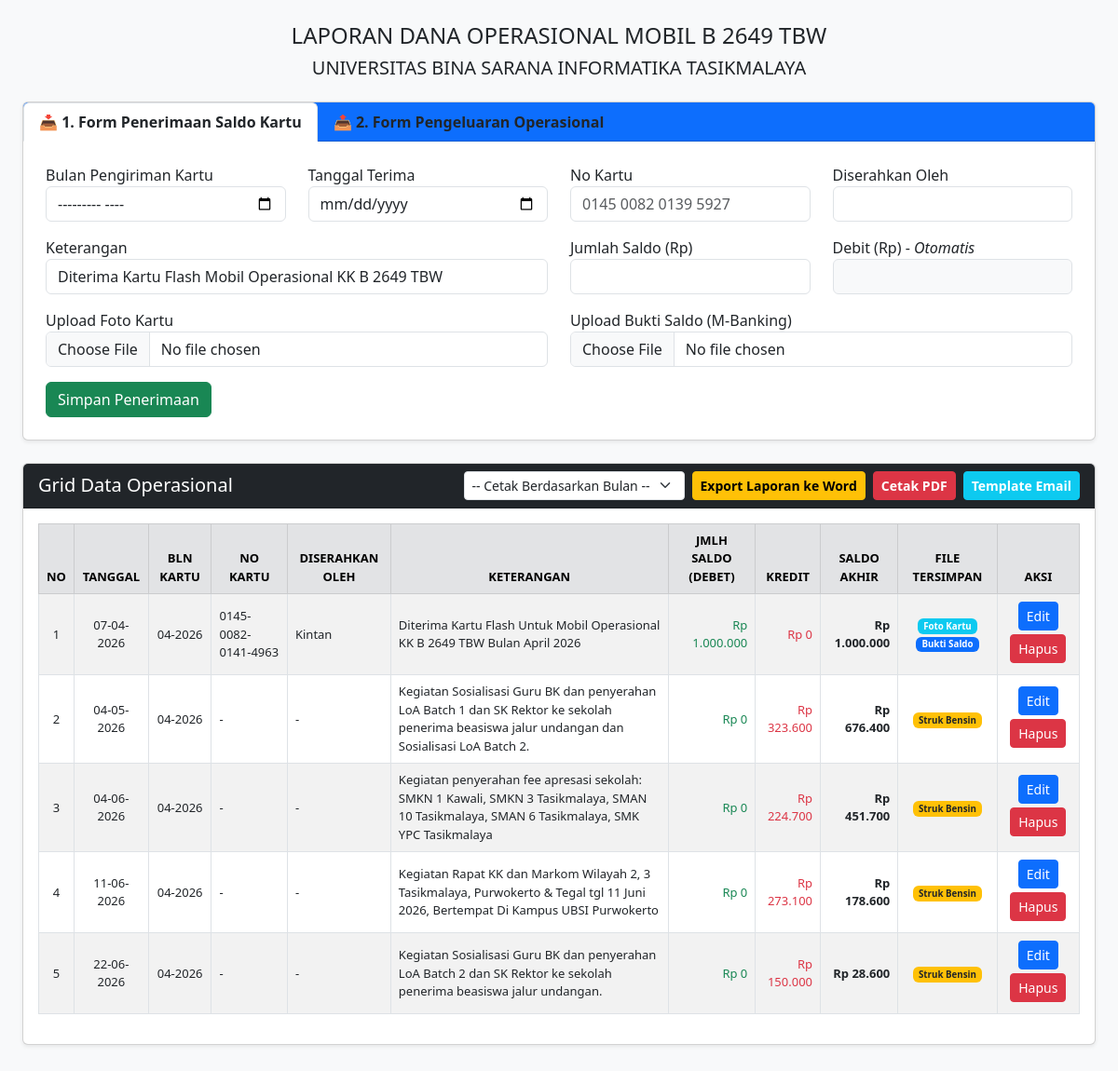
The page / on the database its author committed.
### tables this page shows
CREATE TABLE `laporan` (
  `id` int NOT NULL,
  `tanggal` date NOT NULL,
  `bulan_pengiriman` varchar(20) DEFAULT NULL,
  `no_kartu` varchar(50) DEFAULT NULL,
  `keterangan` text NOT NULL,
  `jumlah_saldo` int DEFAULT '0',
  `debet` int DEFAULT '0',
  `kredit` int DEFAULT '0',
  `saldo` int DEFAULT '0',
  `diserahkan_oleh` varchar(100) DEFAULT NULL,
  `foto_kartu` varchar(255) DEFAULT NULL,
  `foto_saldo` varchar(255) DEFAULT NULL,
  `gambar` varchar(255) DEFAULT NULL
);

### index.php (the view, shortened to what this page needs)
<?php include 'koneksi.php'; ?>
<!DOCTYPE html>
<html lang="id">
<head>
    <link href="https://cdn.jsdelivr.net/npm/bootstrap@5.3.0/dist/css/bootstrap.min.css" rel="stylesheet">
</head>
<body class="bg-light">
<div class="container-fluid mt-4 mb-5 px-4">
    <div class="text-center mb-4">
        <h4>LAPORAN DANA OPERASIONAL MOBIL B 2649 TBW</h4>
        <h5>UNIVERSITAS BINA SARANA INFORMATIKA TASIKMALAYA</h5>
    </div>
    <div class="card shadow-sm mb-4">
        <div class="card-header bg-primary text-white p-0">
            <ul class="nav nav-tabs border-0" id="formTabs">
                <li class="nav-item">
                    <button class="nav-link active fw-bold text-dark" data-bs-toggle="tab" data-bs-target="#tab-penerimaan">📥 1. Form Penerimaan Saldo Kartu</button>
                </li>
                <li class="nav-item">
                    <button class="nav-link fw-bold text-dark" data-bs-toggle="tab" data-bs-target="#tab-pengeluaran">📤 2. Form Pengeluaran Operasional</button>
                </li>
            </ul>
        </div>
        <div class="card-body tab-content p-4">
            <div class="tab-pane fade show active" id="tab-penerimaan">
                <form action="simpan.php" method="POST" enctype="multipart/form-data">
                    <div class="row">
                        <div class="col-md-3 mb-3"><label>Bulan Pengiriman Kartu</label><input type="month" name="bulan_pengiriman" class="form-control" required></div>
                        <div class="col-md-3 mb-3"><label>Tanggal Terima</label><input type="date" name="tanggal" class="form-control" required></div>
                        <div class="col-md-3 mb-3"><label>No Kartu</label><input type="text" name="no_kartu" class="form-control" placeholder="0145 0082 0139 5927" required></div>
                        <div class="col-md-3 mb-3"><label>Diserahkan Oleh</label><input type="text" name="diserahkan_oleh" class="form-control" required></div>
                        <div class="col-md-6 mb-3"><label>Keterangan</label><input type="text" name="keterangan" class="form-control" value="Diterima Kartu Flash Mobil Operasional KK B 2649 TBW" required></div>
                        <div class="col-md-3 mb-3"><label>Jumlah Saldo (Rp)</label><input type="number" name="jumlah_saldo" id="input_jumlah_saldo" class="form-control" oninput="syncDebit()" required></div>
                        <div class="col-md-3 mb-3"><label>Debit (Rp) - <i>Otomatis</i></label><input type="number" id="input_debit_disabled" class="form-control bg-light" disabled></div>
                        <div class="col-md-6 mb-3"><label>Upload Foto Kartu</label><input type="file" name="foto_kartu" class="form-control" accept="image/*"></div>
                        <div class="col-md-6 mb-3"><label>Upload Bukti Saldo (M-Banking)</label><input type="file" name="foto_saldo" class="form-control" accept="image/*"></div>
                    </div>
                    <button type="submit" class="btn btn-success">Simpan Penerimaan</button>
                </form>
            </div>
        </div>
    </div>
    <div class="card shadow-sm">
        <div class="card-header bg-dark text-white d-flex justify-content-between align-items-center">
            <h5 class="mb-0">Grid Data Operasional</h5>
            <form action="export_word.php" method="GET" class="d-flex m-0" target="_blank">
                <select name="filter_bulan" class="form-select form-select-sm me-2" required>
                    <option value="">-- Cetak Berdasarkan Bulan --</option>
                </select>
                <button type="submit" class="btn btn-warning btn-sm fw-bold text-nowrap me-2">Export Laporan ke Word</button>
                <button type="submit" formaction="export_pdf.php" class="btn btn-danger btn-sm fw-bold text-nowrap me-2">Cetak PDF</button>
                <button type="submit" formaction="template_kirim_email.php" class="btn btn-info btn-sm fw-bold text-nowrap text-white">Template Email</button>
            </form>
        </div>
        <div class="card-body table-responsive">
            <table class="table table-bordered table-striped align-middle" style="font-size: 13px;">
                <thead class="table-secondary text-center">
                    <tr>
                        <th>NO</th>
                        <th>TANGGAL</th>
                        <th>BLN KARTU</th>
                        <th>NO KARTU</th>
                        <th>DISERAHKAN OLEH</th>
                        <th>KETERANGAN</th>
                        <th>JMLH SALDO (DEBET)</th>
                        <th>KREDIT</th>
                        <th>SALDO AKHIR</th>
                        <th>FILE TERSIMPAN</th>
                        <th>AKSI</th>
                    </tr>
                </thead>
                <tbody>
                    <?php
                    $no = 1;
                    $query = mysqli_query($conn, "SELECT * FROM laporan ORDER BY id ASC");
                    while($row = mysqli_fetch_assoc($query)){
                    ?>
                    <tr>
                        <td class="text-center"><?= $no++; ?></td>
                        <td class="text-center"><?= date('d-m-Y', strtotime($row['tanggal'])); ?></td>
                        <td class="text-center"><?= !empty($row['bulan_pengiriman']) ? $row['bulan_pengiriman'] : '-'; ?></td>
                        <td><?= htmlspecialchars($row['no_kartu'] ?: '-'); ?></td>
                        <td><?= htmlspecialchars($row['diserahkan_oleh'] ?: '-'); ?></td>
                        <td><?= htmlspecialchars($row['keterangan']); ?></td>
                        <td class="text-end text-success">Rp <?= number_format($row['debet'],0,',','.'); ?></td>
                        <td class="text-end text-danger">Rp <?= number_format($row['kredit'],0,',','.'); ?></td>
                        <td class="text-end fw-bold">Rp <?= number_format($row['saldo'],0,',','.'); ?></td>
                        <td class="text-center">
                            <?php if(!empty($row['foto_kartu'])) echo "<span class='badge bg-info'>Foto Kartu</span> "; ?>
                            <?php if(!empty($row['foto_saldo'])) echo "<span class='badge bg-primary'>Bukti Saldo</span> "; ?>
                            <?php if(!empty($row['gambar'])) echo "<span class='badge bg-warning text-dark'>Struk Bensin</span>"; ?>
                        </td>
                        <td class="text-center">
                            <a href="edit.php?id=<?= $row['id']; ?>" class="btn btn-primary btn-sm mb-1">Edit</a>
                            <a href="hapus.php?id=<?= $row['id']; ?>" class="btn btn-danger btn-sm mb-1" onclick="return confirm('Hapus data?')">Hapus</a>
                        </td>
                    </tr>
                    <?php } ?>
                </tbody>
            </table>
        </div>
    </div>
</div>
</body>
</html>

### rows shown on the page
laporan: tanggal "07-04-2026", bulan_pengiriman "04-2026", no_kartu "0145-0082-0141-4963", diserahkan_oleh "Kintan", keterangan "Diterima Kartu Flash Untuk Mobil Operasional KK B 2649 TBW Bulan April 2026", debet "1.000.000", kredit "0", saldo "1.000.000", shows "Foto Kartu", shows "Bukti Saldo"
laporan: tanggal "04-05-2026", bulan_pengiriman "04-2026", no_kartu "-", diserahkan_oleh "-", keterangan "Kegiatan Sosialisasi Guru BK dan penyerahan LoA Batch 1 dan SK Rektor ke sekolah penerima beasiswa jalur undangan dan Sosialisasi LoA Batch 2.", debet "0", kredit "323.600", saldo "676.400", shows "Struk Bensin"
laporan: tanggal "04-06-2026", bulan_pengiriman "04-2026", no_kartu "-", diserahkan_oleh "-", keterangan "Kegiatan penyerahan fee apresasi sekolah: SMKN 1 Kawali, SMKN 3 Tasikmalaya, SMAN 10 Tasikmalaya, SMAN 6 Tasikmalaya, SMK YPC Tasikmalaya", debet "0", kredit "224.700", saldo "451.700", shows "Struk Bensin"
laporan: tanggal "11-06-2026", bulan_pengiriman "04-2026", no_kartu "-", diserahkan_oleh "-", keterangan "Kegiatan Rapat KK dan Markom Wilayah 2, 3 Tasikmalaya, Purwokerto & Tegal tgl 11 Juni 2026, Bertempat Di Kampus UBSI Purwokerto", debet "0", kredit "273.100", saldo "178.600", shows "Struk Bensin"
laporan: tanggal "22-06-2026", bulan_pengiriman "04-2026", no_kartu "-", diserahkan_oleh "-", keterangan "Kegiatan Sosialisasi Guru BK dan penyerahan LoA Batch 2 dan SK Rektor ke sekolah penerima beasiswa jalur undangan.", debet "0", kredit "150.000", saldo "28.600", shows "Struk Bensin"
